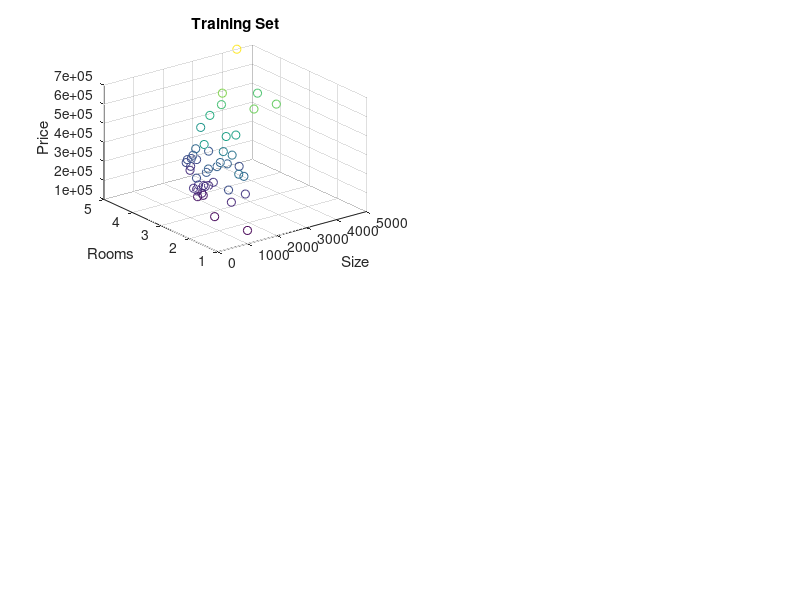

The MATLAB source for this figure: (Note: this script raises an error after producing the figure.)
% Clear variables and a screen.
clear; close all; clc;

% Loading training data from file ----------------------------------------------
fprintf('Loading the training data from file...\n\n');

% Loading training data from file.
data = load('house_prices.csv');

% Split data into features and results.
X = data(:, 1:2);
y = data(:, 3);

% Plotting training data -------------------------------------------------------
fprintf('Plotting the training data...\n\n');

% Create a window, position and resize it.
figure(1, 'position', [50, 50, 850, 650]);

% Split the figure on 2x2 sectors.
% Start drawing in first sector.
subplot(2, 2, 1);

scatter3(X(:, 1), X(:, 2), y, [], y(:), 'o');
title('Training Set');
xlabel('Size');
ylabel('Rooms');
zlabel('Price');

% Running linear regression ----------------------------------------------------
fprintf('Running linear regression...\n');

alpha = 0.1;
num_iterations = 50;
[theta mu sigma X_normalized J_history] = linear_regression(X, y, alpha, num_iterations);

fprintf('- Initial cost: %f\n', J_history(1));
fprintf('- Optimized cost: %f\n', J_history(end));

fprintf('- Theta (with normalization):\n');
fprintf('-- %f\n', theta);
fprintf('\n');

% Calculate model parameters using normal equation -----------------------------
fprintf('Calculate model parameters using normal equation...\n');

X_normal = [ones(size(X, 1), 1) X];
theta_normal = normal_equation(X_normal, y);
normal_cost = J(X_normal, y, theta_normal);

fprintf('- Normal function cost: %f\n', normal_cost);

fprintf('- Theta (without normalization):\n');
fprintf('-- %f\n', theta_normal);
fprintf('\n');

% Plotting normalized training data --------------------------------------------
fprintf('Plotting normalized training data...\n\n');

% Start drawing in second sector.
subplot(2, 2, 2);

scatter3(X_normalized(:, 2), X_normalized(:, 3), y, [], y(:), 'o');
title('Normalized Training Set');
xlabel('Normalized Size');
ylabel('Normalized Rooms');
zlabel('Price');

% Draw gradient descent progress ------------------------------------------------
fprintf('Plot gradient descent progress...\n\n');

% Continue plotting to the right area.
subplot(2, 2, 3);

plot(1:num_iterations, J_history);
xlabel('Iteration');
ylabel('J(\theta)');
title('Gradient Descent Progress');

% Plotting hypothesis plane on top of training set -----------------------------
fprintf('Plotting hypothesis plane on top of training set...\n\n');

% Get apartment size and rooms boundaries.
apt_sizes = X_normalized(:, 2);
apt_rooms = X_normalized(:, 3);
apt_size_range = linspace(min(apt_sizes), max(apt_sizes), 10);
apt_rooms_range = linspace(min(apt_rooms), max(apt_rooms), 10);

% Calculate predictions for each possible combination of rooms number and appartment size.
apt_prices = zeros(length(apt_size_range), length(apt_rooms_range));
for apt_size_index = 1:length(apt_size_range)
    for apt_room_index = 1:length(apt_rooms_range)
        X = [1, apt_size_range(apt_size_index), apt_rooms_range(apt_room_index)];
        apt_prices(apt_size_index, apt_room_index) = h(X, theta);
    end
end

% Plot the plane on top of training data to see how it feets them.
subplot(2, 2, 2);
hold on;
mesh(apt_size_range, apt_rooms_range, apt_prices);
legend('Training Examples', 'Hypothesis Plane')
hold off;
